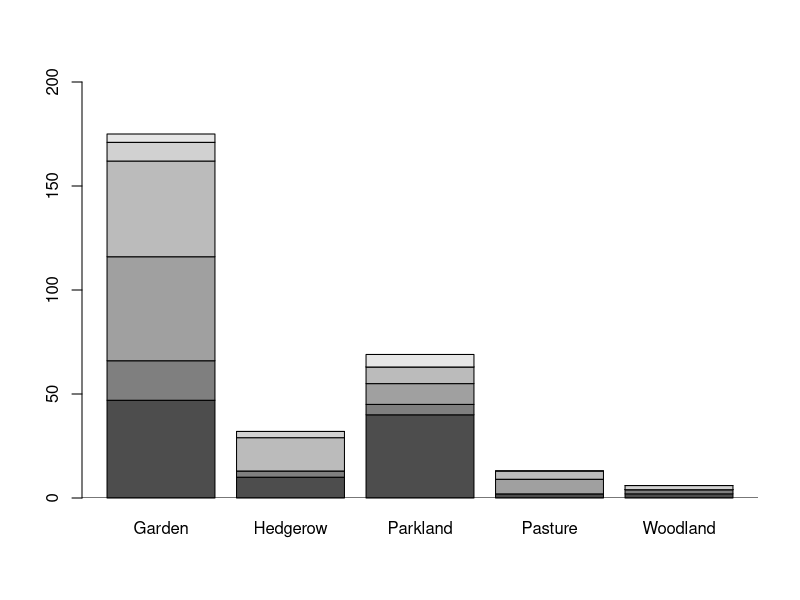
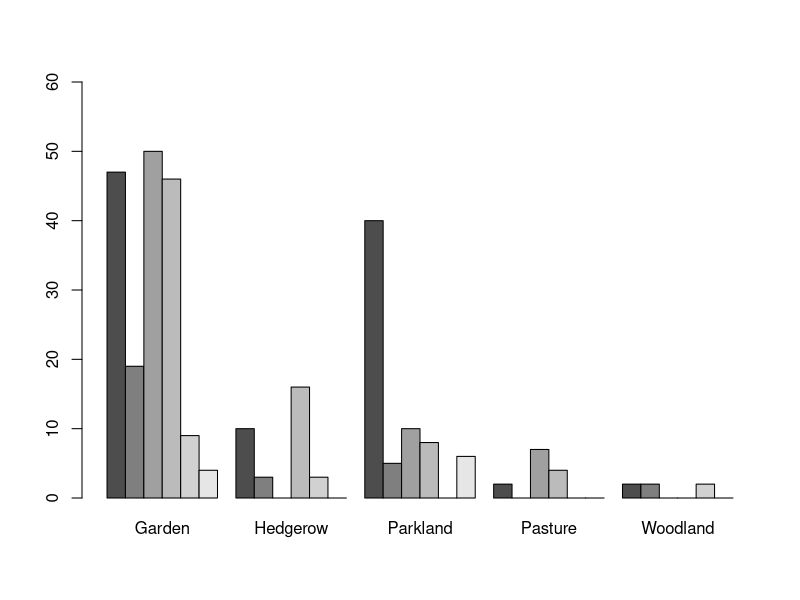
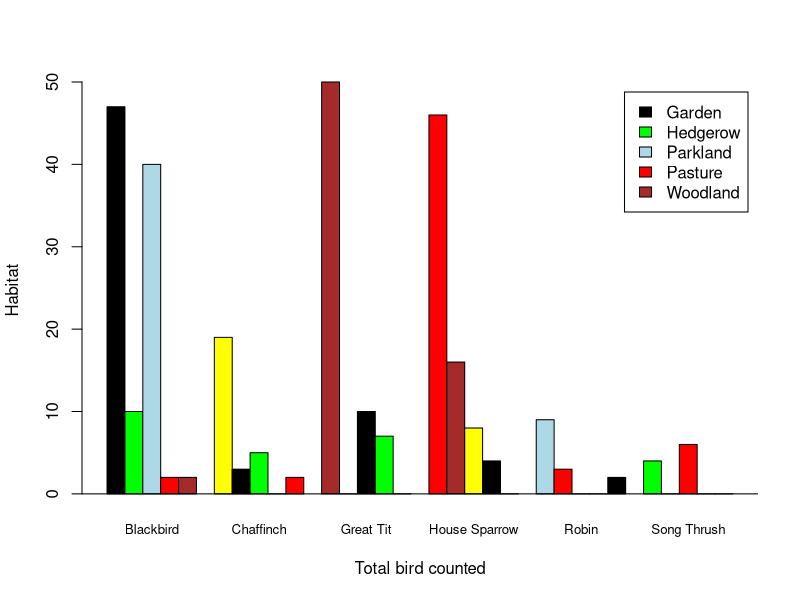
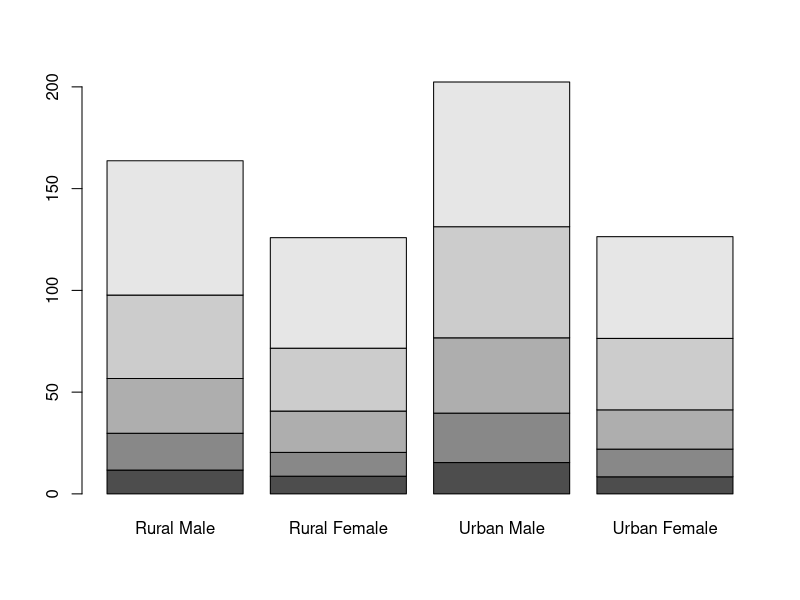
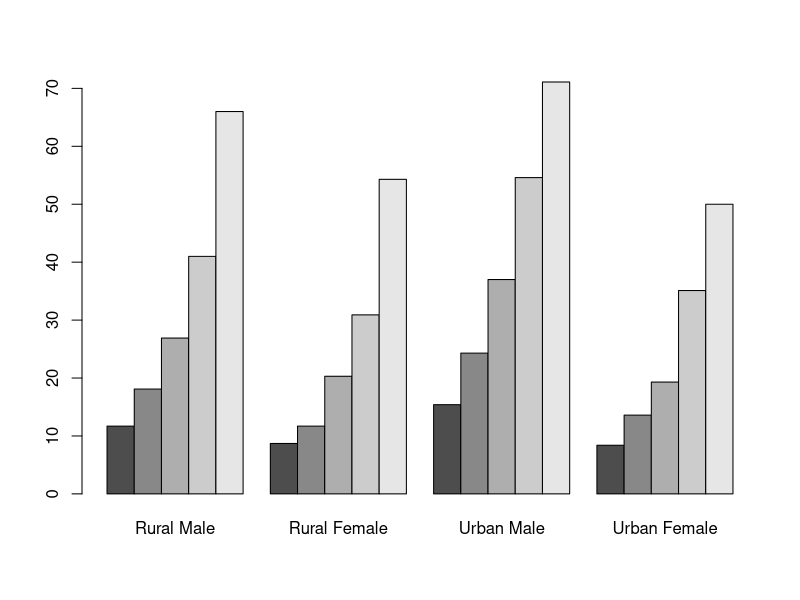

Reproduce these figures in R, in order.
rownm=c("Blackbird", "Chaffinch", "Great Tit", "House Sparrow", "Robin", "Song Thrush")
colnm=c("Garden","Hedgerow","Parkland","Pasture","Woodland")
bird=matrix(c(47,10,40,2,2,19,3,5,0,2,50,0,10,7,0,46,16,8,4,0,9,3,0,0,2,4,0,6,0,0),nrow=6,ncol=5,byrow=T)
colnames(bird)<-colnm
rownames(bird)<-rownm            
bird

# Stacked
barplot(bird,ylim=c(0,200)) #when in matrix several rows, stacked chart
abline(h=0)

#When needed side by side
barplot(bird,ylim=c(0,60),beside = TRUE)

barplot(t(bird),beside = T,legend=T,cex.names=0.8,col=c("black","green","lightblue","red","brown","yellow"))
title(xlab = "Total bird counted",ylab="Habitat")
abline(h=0)

#Other things can be manipulated as before

# Note: Object can be a matrix

# Another example - stacked
barplot(VADeaths,plot = T)
# Beside
barplot(VADeaths,plot = T,beside = T)
